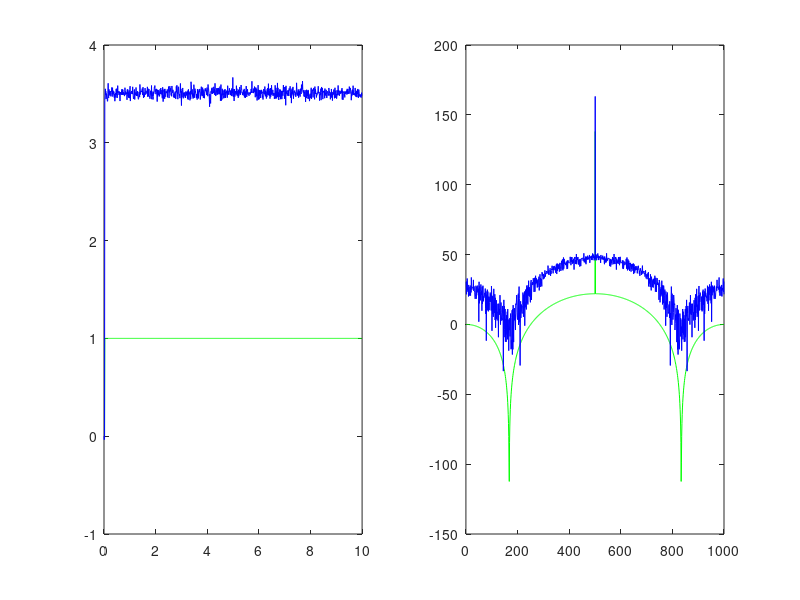
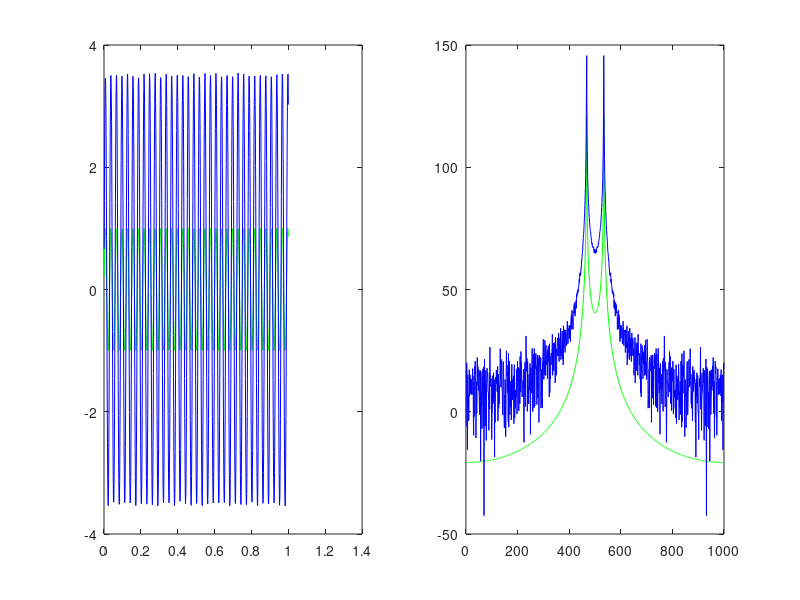
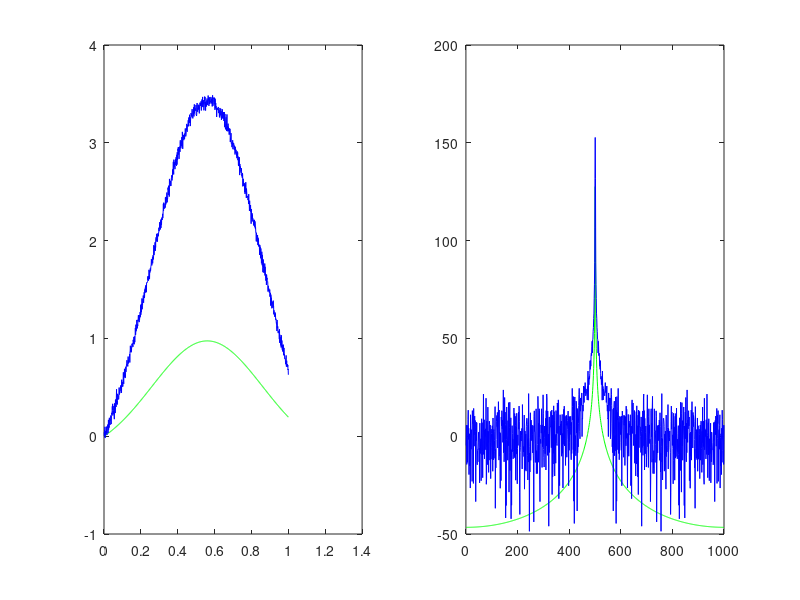

Here is the MATLAB script that generated these plots, in order:
function [] = Cn2()
%Robert Chitiu
%101047295
set(0,'DefaultFigureWindowStyle','docked')
close all

R1=1;
R2=2;
R3=55.4247;
R4=0.1;
Ro=1000;
a=100;
L=0.2;
Cap=0.25;
Cn=0.00001*10;

G = zeros(8,8);
C = zeros(8,8);
F = zeros(8,8);


Vin = linspace(-10,10,100);
Vo = zeros(100,1);
V3 = zeros(100,1);
Av = zeros(100,1);
w = 2*pi*linspace(0,80,100);


G(1,1) = 1/R1;
G(1,2) = -1/R1;
G(2,1) = -1/R1;
G(2,2) = -1/R1+1/R2;
G(3,2) = 1;
G(3,3) = 1/R3;

G(4,4) = 1/R4;
G(5,4) = 1/R4;
G(4,5) = -1/R4;
G(5,5) = 1/R4+1/Ro;
G(6,2) = -1;
G(6,1) = 1;
G(7, 2) = 1;
G(7, 3) = -1;
G(8, 3) = -a/R3;
G(8, 4) = 1;
G(1, 6) = 1;
G(2, 7) = 1;
G(3, 7) = -1;
G(4, 8) = 1;


C(2,1) = Cap;
C(2,2) = -Cap;
C(6,6) = L;
C(3,4) = Cn;


%Time simulation 
time=zeros(100,1);
VStep=zeros(100,1);
Vo = zeros(100,1);

for i=1:1000
    
    if i==1
    time(i)=0.001;    
    else
    time(i)=time(i-1)+0.01;
    end
    
    if time(i)>=0.03
       VStep(i)=1;
    end
    F(6) = VStep(i);
    A = G + C ;
    V = A\F;
    Vo(i) = V(5);
    
    F(3)=randn()/100;
 
end
  
    fin=fft(VStep);
    ffin=fftshift(fin);
    fout=fft(Vo);
    ffout=fftshift(fout);


    figure (5) 
    subplot(1,2,1)
    plot(time,VStep,'g')
    hold on
    subplot(1,2,1)
    plot(time,Vo,'b')
    figure (5)
    subplot(1,2,2)
    plot(20*log (abs(ffin)),'g')
    hold on
    subplot(1,2,2)
    plot(20*log (abs(ffout)),'b')
  
    
time=zeros(1000,1);    
Vsin=zeros(1000,1);
Vo = zeros(1000,1);
f=1/0.03;


for i=1:1000
    
    if i==1
    time(i)=0.001;    
    else
    time(i)=time(i-1)+0.001;
    end
    
    Vsin(i)=sin(2*pi*f*time(i)); 
    F(6) = Vsin(i);
    A = G + C;
    V = A\F;
    Vo(i) = V(5);
    
    F(3)=randn()/100;
end

fin=fft(Vsin);
ffin=fftshift(fin);
fout=fft(Vo);
ffout=fftshift(fout);
figure (6) 
subplot(1,2,1)
plot(time,Vsin,'g')
hold on
subplot(1,2,1)
plot(time,Vo,'b')
subplot(1,2,2)
plot(20*log (abs(ffin)),'g')
hold on
subplot(1,2,2)
plot(20*log (abs(ffout)),'b')

Vo = zeros(1000,1);
sd=0.3;
mu=.5;
Vgaus = 2.23/(2*pi*sd)*exp(-(time-0.06-mu).^2/(2*sd^2)) - 0.2085; 
 

for i=1:1000
    
    
    F(6) = Vgaus(i);
    A = G + C;
    V = A\F;
    Vo(i) = V(5);
    
    F(3)=randn()/100;
end
fin=fft(Vgaus);
ffin=fftshift(fin);
fout=fft(Vo);
ffout=fftshift(fout);

figure(7)
subplot(1,2,1)
plot(time,Vgaus,'g');
hold on
subplot(1,2,1)
plot(time,Vo,'b');
figure(7)
subplot(1,2,2)
plot(20*log (abs(ffin)),'g')
hold on
subplot(1,2,2)
plot(20*log (abs(ffout)),'b')

end